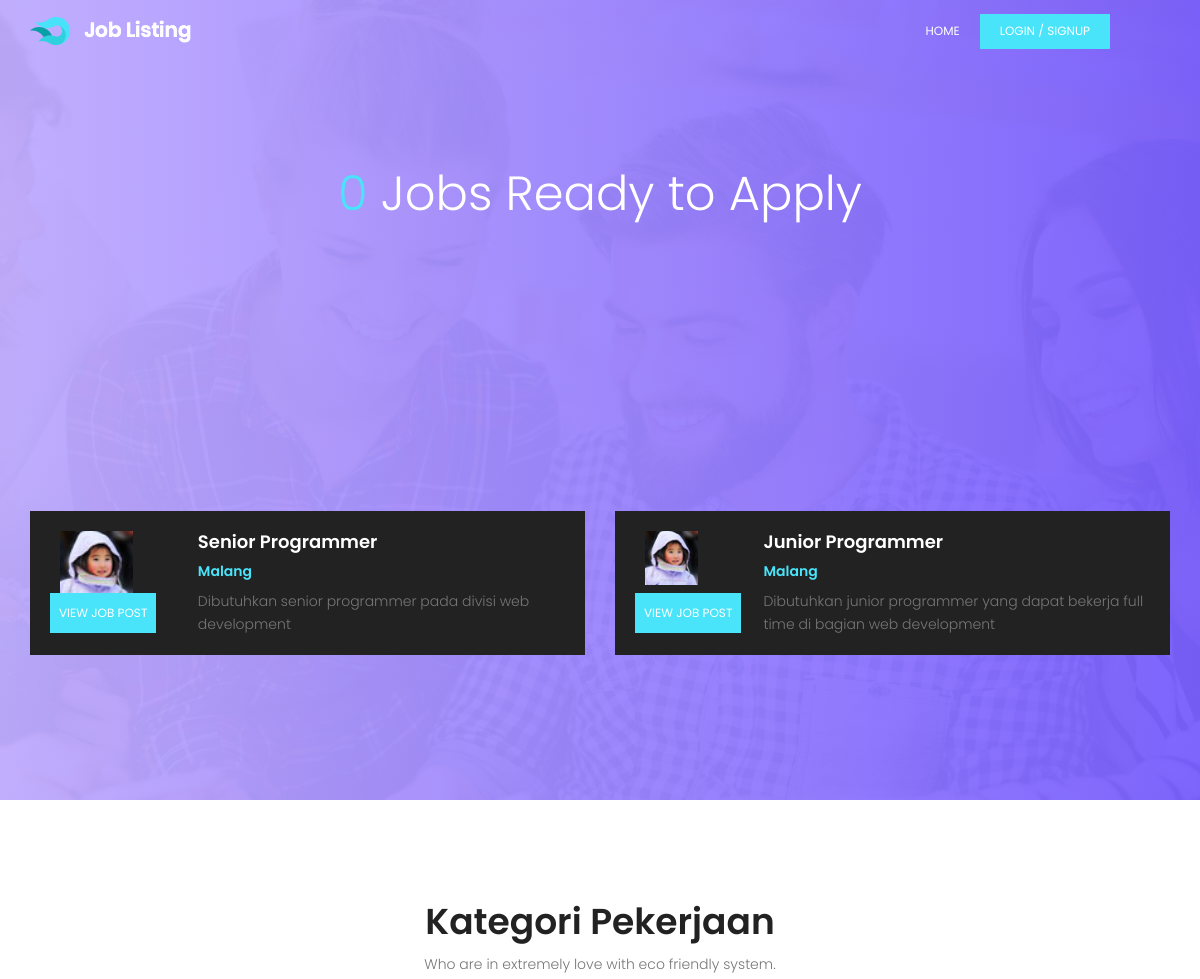
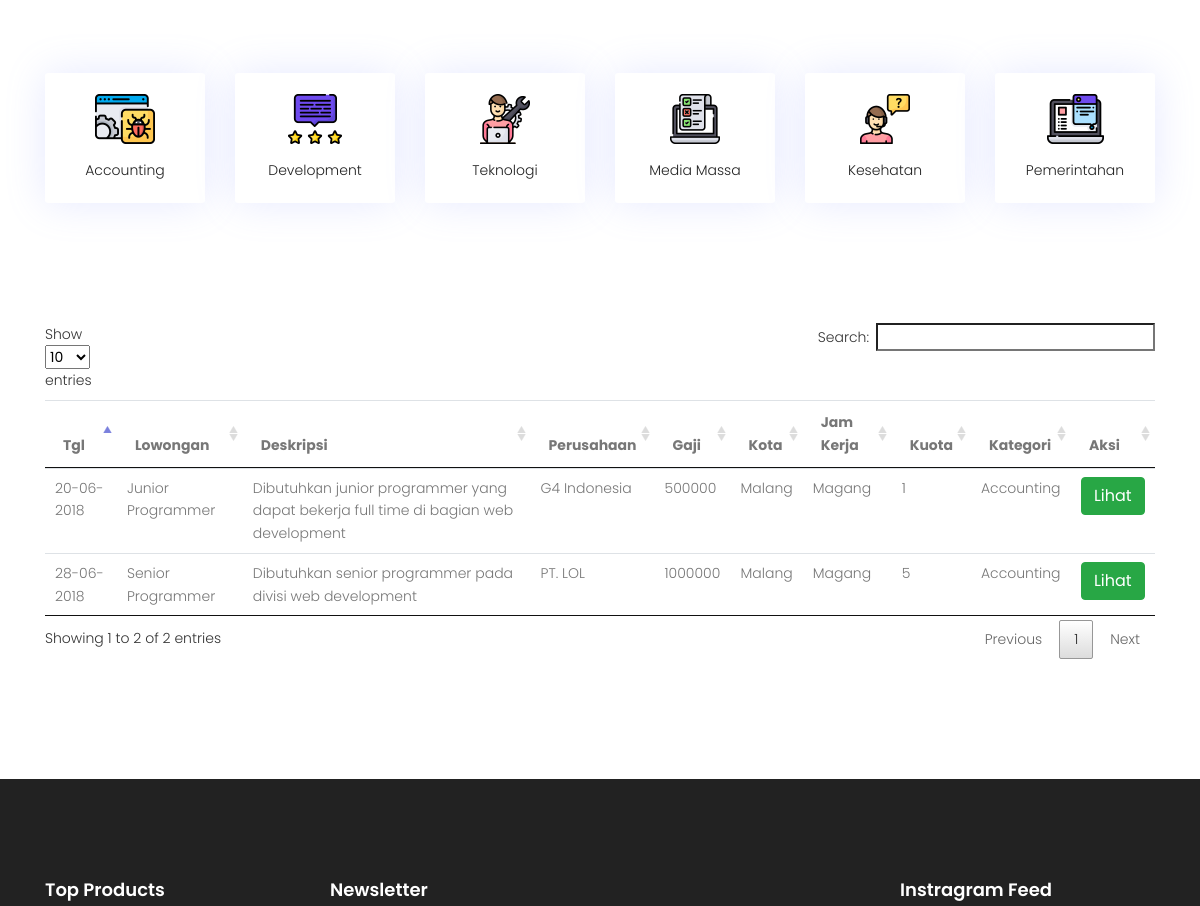
The app's page / (upper part), older data (2 pictures, top to bottom).
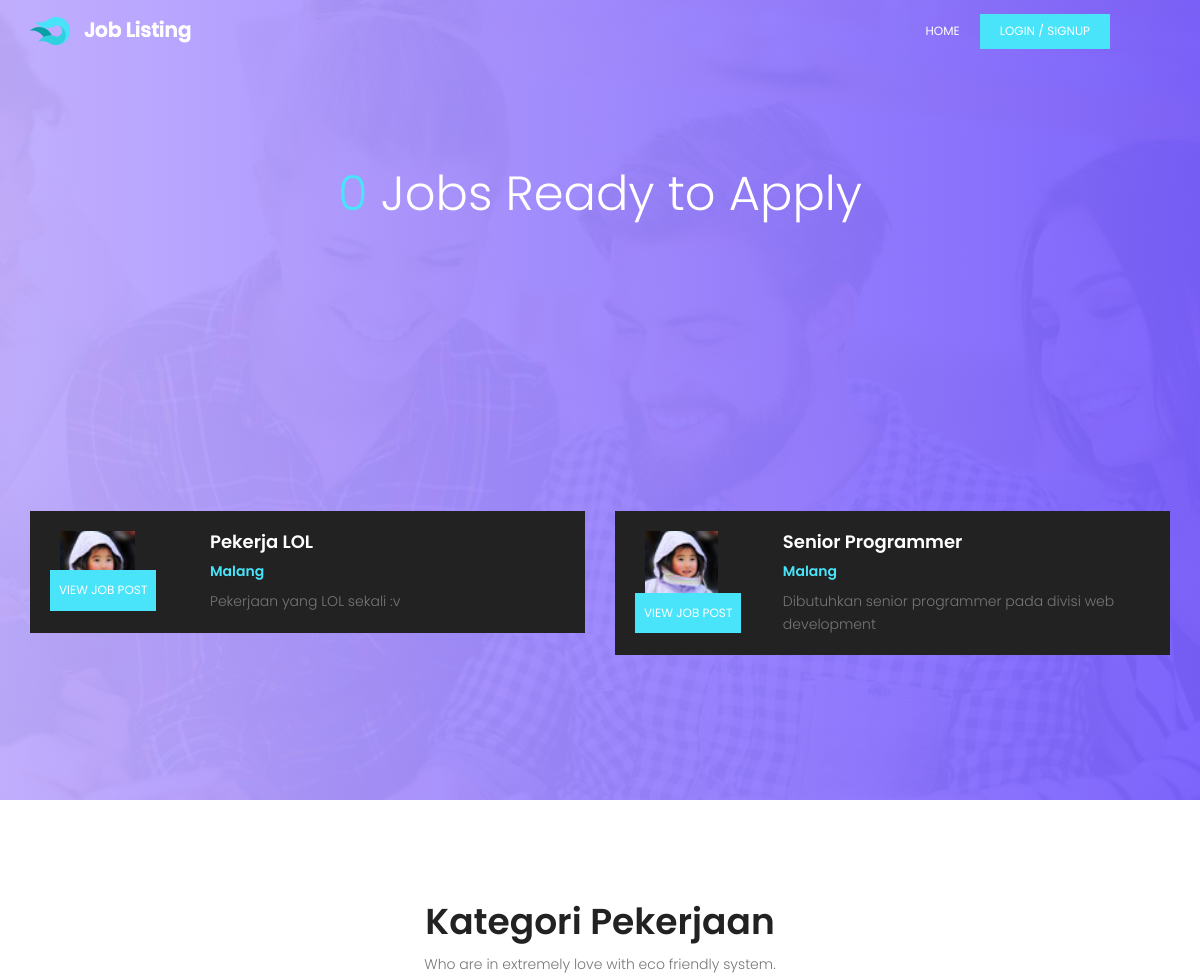
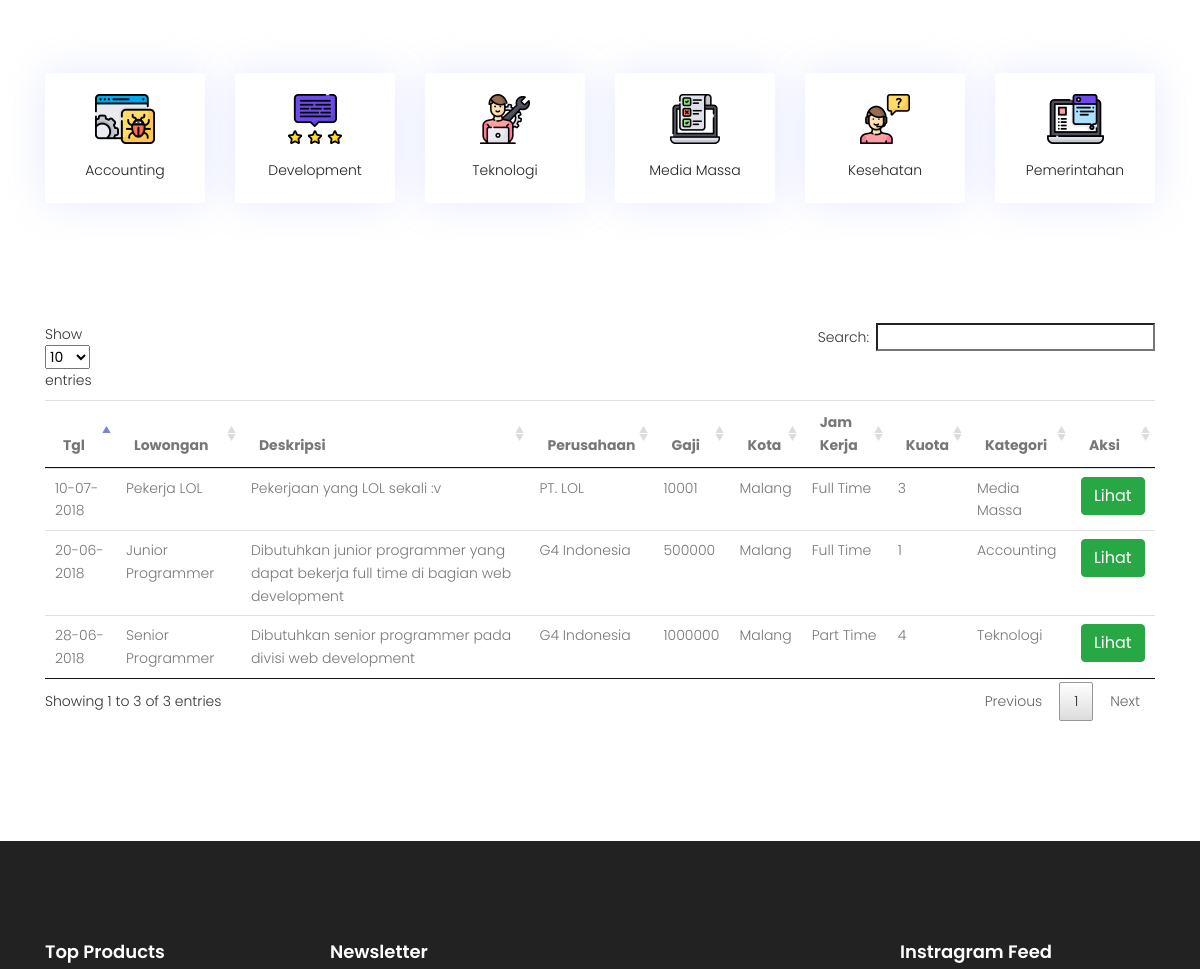
The same page, newer data (2 pictures, top to bottom).
### tables this page shows
CREATE TABLE `lowongan` (
  `idLowongan` int(11) NOT NULL,
  `lowongan` varchar(50) NOT NULL,
  `deskripsi` varchar(255) NOT NULL,
  `persyaratan` varchar(255) NOT NULL,
  `idPerusahaan` int(11) NOT NULL,
  `tglPost` date NOT NULL,
  `status` enum('buka','tutup') NOT NULL,
  `gaji` bigint(20) NOT NULL,
  `kota` varchar(25) NOT NULL,
  `jamKerja` enum('0','1','2') NOT NULL,
  `kuota` int(11) NOT NULL,
  `fkKategori` int(11) NOT NULL
);

CREATE TABLE `kategori_pekerjaan` (
  `idKategori` int(11) NOT NULL,
  `namaKategori` varchar(50) NOT NULL,
  `gambar` varchar(250) NOT NULL
);

CREATE TABLE `perusahaan` (
  `idPerusahaan` int(11) NOT NULL,
  `namaPerusahaan` varchar(50) NOT NULL,
  `alamat` varchar(100) NOT NULL,
  `noTelp` varchar(12) NOT NULL,
  `email` varchar(50) NOT NULL,
  `website` varchar(50) NOT NULL,
  `visi` varchar(255) NOT NULL,
  `misi` varchar(255) NOT NULL,
  `tahunBerdiri` date NOT NULL,
  `idJenisPerusahaan` int(11) NOT NULL,
  `fotoPerusahaan` varchar(255) NOT NULL,
  `fkUser` int(11) NOT NULL
);

### application/controllers/home.php (called while the page is built, shortened)
<?php
class Home extends CI_Controller {
	var $data;
	public function __construct()
	{
		$this->load->model('lowongan');
		$this->load->model('user');
	}
	public function index()
	{
		$data['userMasuk'] = $this->data;
		$data['newLowongan'] = $this->lowongan->getNewLowongan();
		$data['numLowongan'] = $this->lowongan->getLowongan('num');
		if (!empty($data['userMasuk']) && $data['userMasuk'][0]->level == 3) {
			$data['lowongan'] = $this->lowongan->getLowongan('',0,0,$data['userMasuk'][0]->idPerusahaan);
		} else {
			$data['lowongan'] = $this->lowongan->getLowongan('');
		}
		$data['kategori'] = $this->lowongan->getKategori();
		$this->load->view('home/index', $data);
	}
}

### index.php (called while the page is built, shortened)
<?php
require_once BASEPATH.'core/CodeIgniter.php';

### application/models/lowongan.php (called while the page is built, shortened)
<?php
class Lowongan extends CI_Model {
	public function getNewLowongan()
	{
		$this->db->from('lowongan');
		$this->db->limit(5);
		$this->db->order_by('tglPost', 'desc');
		return $this->db->get()->result();
	}
	public function getLowongan($get, $getkat=0, $kategori=0, $idPerusahaan=0)
	{
		$this->db->join('perusahaan', 'lowongan.idPerusahaan = perusahaan.idPerusahaan', 'left');
		$this->db->join('kategori_pekerjaan kp', 'lowongan.fkKategori = kp.idKategori', 'left');
		$this->db->where('status', 'buka');
		$this->db->where('kuota >', 0);
		if ($get > 0) {
			$this->db->where('idLowongan', $get);
		}
		$this->db->order_by('tglPost', 'desc');
		$query = $this->db->get('lowongan');
		if ($get == 'num') {
			return $query->num_rows();
		} else {
			return $query->result();
		}
	}
	public function getKategori($limit = 6)
	{
		return $this->db->get('kategori_pekerjaan', $limit)->result();
	}
}

### application/views/home/index.php (the view, shortened to what this page needs)
<!DOCTYPE html>
<html lang="id" class="no-js">
	<head>
		<?php include 'head.php'; ?>
	</head>
	<body>
		<?php include 'header.php'; ?>
		<section class="banner-area relative" id="home">
			<div class="overlay overlay-bg"></div>
			<div class="container">
				<div class="row fullscreen d-flex align-items-center justify-content-center">
					<div class="banner-content col-lg-12">
						<h1 class="text-white">
							<span><?= $numLowongan ?></span> Jobs Ready to Apply
						</h1>
					</div>
					<div class="container">
						<div class="row align-items-center">
							<div class="active-popular-post-carusel">
								<?php foreach ($newLowongan as $value): ?>
									<div class="single-popular-post d-flex flex-row">
										<div class="thumb">
											<img class="img-fluid" src="<?= base_url('assets/home/') ?>img/i8.jpg" alt="">
											<a class="btns text-uppercase" href="<?= base_url('index.php/home/single/'.$value->idLowongan) ?>">view job post</a>
										</div>
										<div class="details">
											<h4><?= $value->lowongan ?></h4>
											<h6><?= $value->kota ?></h6>
											<p>
												<?= $value->deskripsi ?>
											</p>
										</div>
									</div>
								<?php endforeach ?>
							</div>
						</div>
					</div>
				</div>
			</div>
		</section>
		<section class="feature-cat-area pt-100" id="category">
			<div class="container">
				<div class="row d-flex justify-content-center">
					<div class="menu-content pb-60 col-lg-10">
						<div class="title text-center">
							<h1 class="mb-10">Kategori Pekerjaan</h1>
							<p>Who are in extremely love with eco friendly system.</p>
						</div>
					</div>
				</div>
				<div class="row">
					<?php foreach ($kategori as $value): ?>
						<div class="col-lg-2 col-md-4 col-sm-6">
							<div class="single-fcat">
								<a href="#<?= $value->idKategori ?>">
									<img src="<?= base_url('assets/home/img/'.$value->gambar) ?>">
								</a>
								<p><?= $value->namaKategori ?></p>
							</div>
						</div>
					<?php endforeach ?>
				</div>
			</div>
		</section>
		<section class="post-area section-gap">
			<div class="container">
				<div class="row justify-content-center d-flex">
					<div class="col-lg-12 post-list">
						<!-- <ul class="cat-list">
							<li><a href="#">Recent</a></li>
							<li><a href="#">Full Time</a></li>
							<li><a href="#">Part Time</a></li>
							<li><a href="#">Magang</a></li>
						</ul> -->
						<table id="lowongan" class="table table-hover">
							<thead>
					            <tr>
					            	<th>Tgl</th>
					                <th>Lowongan</th>
					                <th>Deskripsi</th>
					                <th>Perusahaan</th>
					                <th>Gaji</th>
					                <th>Kota</th>
					                <th>Jam Kerja</th>
					                <th>Kuota</th>
					                <th>Kategori</th>
					                <th>Aksi</th>
					            </tr>
					        </thead>
					        <tbody>
					        	<?php foreach ($lowongan as $value): ?>
									<tr>
										<td><?= date('d-m-Y', strtotime($value->tglPost)) ?></td>
										<td><?= $value->lowongan ?></td>
										<td><?= $value->deskripsi ?></td>
										<td><?= $value->namaPerusahaan ?></td>
										<td><?= $value->gaji ?></td>
										<td><?= $value->kota ?></td>
										<td>
											<?php
												if ($value->jamKerja == 0) {
													echo 'Full Time';
												} elseif ($value->jamKerja == 1) {
													echo 'Part Time';
												} else {
													echo 'Magang';
												}
											?>
										</td>
										<td><?= $value->kuota ?></td>
										<td><?= $value->namaKategori ?></td>
										<td>
											<?php if (isset($userMasuk) && $userMasuk[0]->level == 3): ?>
												<a href="<?= base_url('index.php/home/pendaftar/'.$value->idLowongan) ?>" class="btn btn-primary">List Pendaftar</a>
											<?php else: ?>
												<a href="<?= base_url('index.php/home/single/'.$value->idLowongan) ?>" class="btn btn-success">Lihat</a>
											<?php endif ?>
										</td>
						            </tr>
					        	<?php endforeach ?>
					        </tbody>
						</table>
					</div>
				</div>
			</div>
		</section>
	<?php include 'foot.php'; ?>
	</body>
</html>

### application/views/home/head.php (shortened to what this page needs)
<link rel="stylesheet" href="<?= base_url()?>assets/jsgrid/jsgrid.min.css">
<link rel="stylesheet" href="<?= base_url()?>assets/jsgrid/jsgrid-theme.min.css">
<link rel="stylesheet" type="text/css" href="<?= base_url('assets/datatables/datatables.min.css') ?>"/>
<link rel="stylesheet" href="<?= base_url('assets/home/css/linearicons.css') ?>">
<link rel="stylesheet" href="<?= base_url('assets/home/css/font-awesome.min.css') ?>">
<link rel="stylesheet" href="<?= base_url('assets/home/css/bootstrap.css') ?>">
<link rel="stylesheet" href="<?= base_url('assets/home/css/magnific-popup.css') ?>">
<link rel="stylesheet" href="<?= base_url('assets/home/css/nice-select.css') ?>">
<link rel="stylesheet" href="<?= base_url('assets/home/css/animate.min.css') ?>">
<link rel="stylesheet" href="<?= base_url('assets/home/css/owl.carousel.css') ?>">
<link rel="stylesheet" href="<?= base_url('assets/home/css/main.css') ?>">

### application/views/home/header.php (shortened to what this page needs)
<header id="header" id="home">
	<div class="container">
		<div class="row align-items-center justify-content-between d-flex">
			<div id="logo">
				<a href="<?= base_url() ?>"><img src="<?= base_url('assets/home/img/logo.png') ?>"/></a>
			</div>
			<nav id="nav-menu-container">
				<ul class="nav-menu">
					<li class="menu-active"><a href="<?= base_url() ?>">Home</a></li>
					<?php if ($this->session->userdata('masuk') && $userMasuk[0]->level != 1): ?>
						<li><a href="<?= base_url('index.php/home/profil') ?>">Profile</a></li>
						<li><a href="<?= base_url('index.php/home/lowongan') ?>">My Lowongan</a></li>
						<li style="color: #fff">
							Halo,
							<?php
								if (isset($userMasuk[0]->namaMember)) {
									echo $userMasuk[0]->namaMember;
								} else if(isset($userMasuk[0]->namaPerusahaan)) {
									echo $userMasuk[0]->namaPerusahaan;
								} else {
									echo 'Not Logged In';
								}
							?>
							<a class="ticker-btn" href="<?= base_url('index.php/login/logout') ?>">Logout</a>
						</li>
					<?php else: ?>
						<?php if (isset($userMasuk) && $userMasuk[0]->level == 1): ?>
							<li style="color: #fff">
								Halo, Admin
								<a class="ticker-btn" href="<?= base_url('index.php/login/logout') ?>">Logout</a>
							</li>
						<?php else: ?>
							<li><a class="ticker-btn" href="<?= base_url('index.php/login') ?>">Login / SignUp</a></li>
						<?php endif ?>
					<?php endif ?>
				</ul>
			</nav>
		</div>
	</div>
</header><!-- #header

### application/views/home/foot.php (shortened to what this page needs)
<footer class="footer-area section-gap">
	<div class="container">
		<div class="row">
			<div class="col-lg-3  col-md-12">
				<div class="single-footer-widget">
					<h6>Top Products</h6>
				</div>
			</div>
			<div class="col-lg-6  col-md-12">
				<div class="single-footer-widget newsletter">
					<h6>Newsletter</h6>
				</div>
			</div>
			<div class="col-lg-3  col-md-12">
				<div class="single-footer-widget mail-chimp">
					<h6 class="mb-20">Instragram Feed</h6>
				</div>
			</div>
		</div>
	</div>
</footer>

### assets/home/css/main.css (style rules this page uses)
body { color: #777777; font-family: "Poppins", sans-serif; font-size: 14px; font-weight: 300; line-height: 1.625em; position: relative; }
ol, ul { margin: 0; padding: 0; list-style: none; }
a { -webkit-transition: all 0.3s ease 0s; -moz-transition: all 0.3s ease 0s; -o-transition: all 0.3s ease 0s; transition: all 0.3s ease 0s; }
a, a:focus, a:hover { text-decoration: none; outline: 0; }
h1, h2, h3, h4, h5, h6 { font-family: "Poppins", sans-serif; color: #222222; line-height: 1.2em !important; margin-bottom: 0; margin-top: 0; font-weight: 600; }
h1, .h1 { font-size: 36px; }
h4, .h4 { font-size: 18px; }
h6, .h6 { font-size: 14px; color: #222222; }
td, th { border-radius: 0px; }
.mb-10 { margin-bottom: 10px; }
.mb-20 { margin-bottom: 20px; }
.pt-100 { padding-top: 100px; }
.pb-60 { padding-bottom: 60px; }
.text-white { color: #fff; }
.text-center { text-align: center; }
.relative { position: relative; }
.overlay { position: absolute; left: 0; right: 0; top: 0; bottom: 0; }
h1 { font-size: 36px; }
h4 { font-size: 18px; }
h6 { font-size: 14px; }
h1, h2, h3, h4, h5, h6 { line-height: 1.5em; }
#header { padding: 14px 0; position: fixed; left: 0; top: 0; right: 0; transition: all 0.5s; z-index: 997; }
#header #logo img { padding: 0; margin: 0; }
.ticker-btn { background: #49e4fa; color: #fff; padding: 6px 20px !important; text-transform: uppercase; }
.nav-menu li { position: relative; white-space: nowrap; }
.nav-menu > li { float: left; }
#nav-menu-container { margin: 0; }
@media (min-width: 1024px) { #nav-menu-container { padding-right: 60px; } }
.nav-menu a { padding: 6px 10px; text-decoration: none; display: inline-block; color: #fff; font-weight: 400; font-size: 12px; text-transform: uppercase; outline: none; }
.nav-menu > li { margin-left: 10px; }
#mobile-nav { position: fixed; top: 0; padding-top: 18px; bottom: 0; z-index: 998; background: rgba(0, 0, 0, 0.8); left: -260px; width: 260px; overflow-y: auto; transition: 0.4s; }
#mobile-nav ul { padding: 0; margin: 0; list-style: none; }
#mobile-nav ul li { position: relative; }
#mobile-nav ul li a { color: #fff; font-size: 13px; text-transform: uppercase; overflow: hidden; padding: 10px 22px 10px 15px; position: relative; text-decoration: none; width: 100%; display: block; outline: none; font-weight: 700; }
.section-gap { padding: 120px 0; }
.p1-gradient-bg, .banner-area .overlay-bg, .sidebar .single-slidebar .cat-list li:hover, .callto-action-area, .single-price:hover .price-bottom, .single-service:hover, .submit-right, .submit-left, .contact-btns, .form-area .primary-btn { background-image: -moz-linear-gradient(0deg, #bfacff 0%, #795fff 100%); background-image: -webkit-linear-gradient(0deg, #bfacff 0%, #795fff 100%); background-image: -ms-linear-gradient(0deg, #bfacff 0%, #795fff 100%); }
.banner-area { background: url(../img/header-bg.jpg) center; background-size: cover; }
.banner-area .overlay-bg { opacity: .95; }
.banner-content { margin-top: 0; text-align: center; }
.banner-content h1 { font-size: 48px; font-weight: 300; line-height: 1em; margin-top: 20px; }
.banner-content h1 span { color: #49e4fa; }
.single-popular-post { background-color: #222; padding: 20px; }
.single-popular-post .details { margin-left: 40px; }
.single-popular-post .details p { margin-bottom: 0; }
.single-popular-post h4 { color: #fff; }
.single-popular-post h6 { padding: 10px 0; color: #49e4fa; }
.single-popular-post .thumb { display: inline-block; margin-right: 35px; }
.single-popular-post .thumb img { width: 75px; margin-left: 10px; }
.single-popular-post .btns { background-color: #49e4fa; color: #fff; font-size: 12px; position: absolute; bottom: 22px; font-weight: 400; padding: 9px; -webkit-transition: all 0.3s ease 0s; -moz-transition: all 0.3s ease 0s; -o-transition: all 0.3s ease 0s; transition: all 0.3s ease 0s; }
.single-fcat { text-align: center; border-radius: 3px; background-color: white; box-shadow: 0px 0px 40px 0px rgba(132, 144, 255, 0.2); padding: 20px 0; border: 1px solid transparent; -webkit-transition: all 0.3s ease 0s; -moz-transition: all 0.3s ease 0s; -o-transition: all 0.3s ease 0s; transition: all 0.3s ease 0s; }
.single-fcat p { margin-top: 15px; margin-bottom: 0; color: #222; }
.footer-area { padding-top: 100px; background-color: #222222; }
.footer-area h6 { color: #fff; margin-bottom: 25px; font-size: 18px; font-weight: 600; }
.single-footer-widget { color: #fff; }

Row changes from the older to the newer data that the page shows:
no longer on one of the page's lists (row edited): lowongan: lowongan "Junior Programmer", kota "Malang", deskripsi "Dibutuhkan junior programmer yang dapat bekerja full time di bagian web development"
added lowongan: lowongan "Pekerja LOL", kota "Malang", deskripsi "Pekerjaan yang LOL sekali :v", tglPost "10-07-2018", idPerusahaan.namaPerusahaan "PT. LOL", gaji "10001", jamKerja "Full Time", kuota "3", kategori_pekerjaan.namaKategori "Media Massa"
changed lowongan "Senior Programmer": idPerusahaan.namaPerusahaan "PT. LOL" → "G4 Indonesia"; kuota "5" → "4"; kategori_pekerjaan.namaKategori "Accounting" → "Teknologi"; jamKerja "Magang" → "Part Time"
changed lowongan "Junior Programmer": jamKerja "Magang" → "Full Time"
Text that changed along with them:
text written by a page script: "Show entries Search: Showing 1 to 2 of 2 entries Previous 1 Next" → "Show entries Search: Showing 1 to 3 of 3 entries Previous 1 Next"
